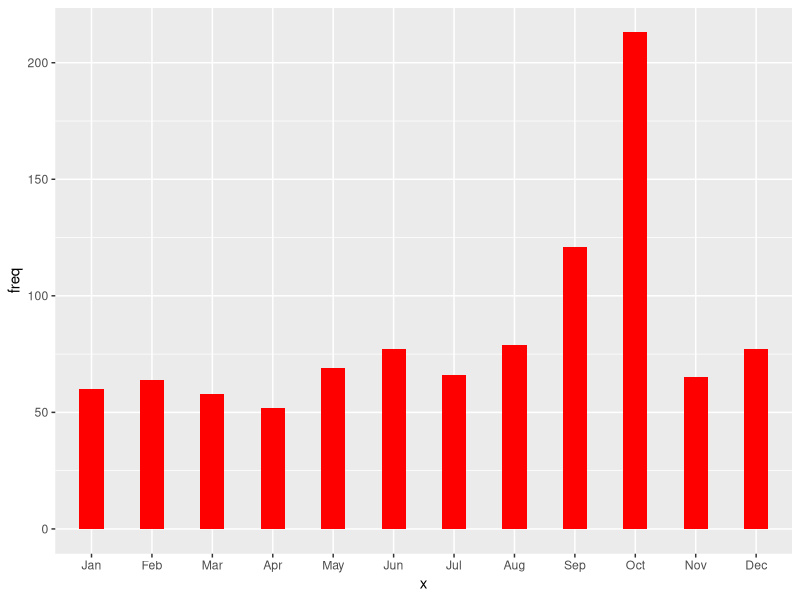

Here is the R script that generated this plot:
## ---- chunk 1
#install.packages("readxl")
library(readxl)
setwd('D:/wallpaper')
my_data = read_excel('HireArt - Data Analyst Exercise 10.12.17.xlsx')
head(my_data, n= 5)
## ---- chunk 2
sum(is.na(my_data))

## ---- chunk 3

Month_of_Contact = months(my_data$`Date of Contact`, abbreviate = TRUE)

df_1 = data.frame(my_data$`Account manager`, my_data$`Client Name`,my_data$`Date of Contact`, Month_of_Contact)

head(df_1, n=5)
## ---- chunk 4
library(plyr)
Count_month = count(df_1$Month_of_Contact)
Count_month
## ---- chunk 5
library(ggplot2)
ggplot(Count_month, aes(x = x, y = freq), size = 1)+ geom_bar(stat = "Identity", width = .4, fill = "RED") + scale_x_discrete(limits = month.abb)
